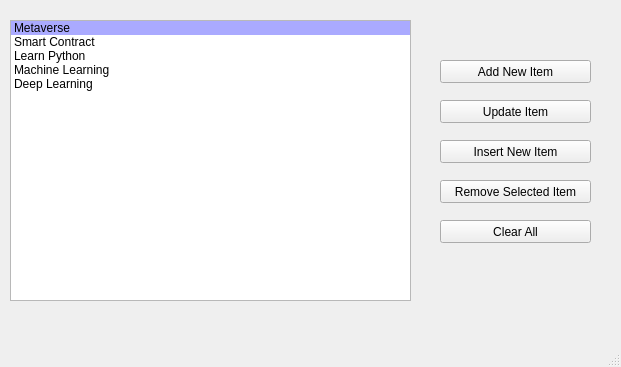
<?xml version="1.0" encoding="UTF-8"?>
<ui version="4.0">
 <class>MainWindow</class>
 <widget class="QMainWindow" name="MainWindow">
  <property name="geometry">
   <rect>
    <x>0</x>
    <y>0</y>
    <width>621</width>
    <height>367</height>
   </rect>
  </property>
  <property name="windowTitle">
   <string>MainWindow</string>
  </property>
  <widget class="QWidget" name="centralwidget">
   <widget class="QListWidget" name="listWidget">
    <property name="geometry">
     <rect>
      <x>10</x>
      <y>20</y>
      <width>401</width>
      <height>281</height>
     </rect>
    </property>
    <item>
     <property name="text">
      <string>Metaverse</string>
     </property>
     <property name="background">
      <brush brushstyle="SolidPattern">
       <color alpha="255">
        <red>170</red>
        <green>170</green>
        <blue>255</blue>
       </color>
      </brush>
     </property>
     <property name="foreground">
      <brush brushstyle="NoBrush">
       <color alpha="255">
        <red>255</red>
        <green>0</green>
        <blue>0</blue>
       </color>
      </brush>
     </property>
     <property name="icon">
      <iconset>
       <normaloff>../images/ic_metaverse.png</normaloff>../images/ic_metaverse.png</iconset>
     </property>
    </item>
    <item>
     <property name="text">
      <string>Smart Contract</string>
     </property>
     <property name="icon">
      <iconset>
       <normaloff>../images/ic_contract.png</normaloff>../images/ic_contract.png</iconset>
     </property>
    </item>
    <item>
     <property name="text">
      <string>Learn Python</string>
     </property>
    </item>
    <item>
     <property name="text">
      <string>Machine Learning</string>
     </property>
    </item>
    <item>
     <property name="text">
      <string>Deep Learning</string>
     </property>
    </item>
   </widget>
   <widget class="QPushButton" name="pushButtonAdd">
    <property name="geometry">
     <rect>
      <x>440</x>
      <y>60</y>
      <width>151</width>
      <height>23</height>
     </rect>
    </property>
    <property name="text">
     <string>Add New Item</string>
    </property>
   </widget>
   <widget class="QPushButton" name="pushButtonUpdate">
    <property name="geometry">
     <rect>
      <x>440</x>
      <y>100</y>
      <width>151</width>
      <height>23</height>
     </rect>
    </property>
    <property name="text">
     <string>Update Item</string>
    </property>
   </widget>
   <widget class="QPushButton" name="pushButtonInsert">
    <property name="geometry">
     <rect>
      <x>440</x>
      <y>140</y>
      <width>151</width>
      <height>23</height>
     </rect>
    </property>
    <property name="text">
     <string>Insert New Item</string>
    </property>
   </widget>
   <widget class="QPushButton" name="pushButtonRemove">
    <property name="geometry">
     <rect>
      <x>440</x>
      <y>180</y>
      <width>151</width>
      <height>23</height>
     </rect>
    </property>
    <property name="text">
     <string>Remove Selected Item</string>
    </property>
   </widget>
   <widget class="QPushButton" name="pushButtonClear">
    <property name="geometry">
     <rect>
      <x>440</x>
      <y>220</y>
      <width>151</width>
      <height>23</height>
     </rect>
    </property>
    <property name="text">
     <string>Clear All</string>
    </property>
   </widget>
  </widget>
  <widget class="QMenuBar" name="menubar">
   <property name="geometry">
    <rect>
     <x>0</x>
     <y>0</y>
     <width>621</width>
     <height>22</height>
    </rect>
   </property>
  </widget>
  <widget class="QStatusBar" name="statusbar"/>
 </widget>
 <resources/>
 <connections/>
</ui>
